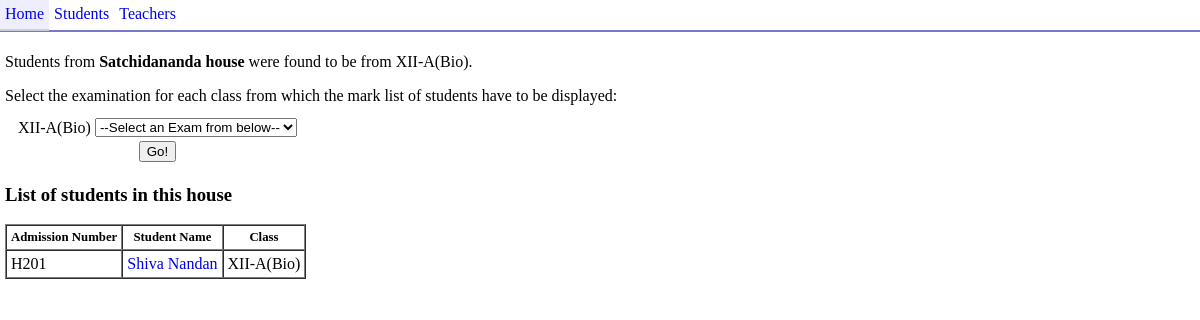
The page /?house=1 on the database its author committed.
### tables this page shows
CREATE TABLE IF NOT EXISTS `houses` (
  `house_id` int(2) NOT NULL AUTO_INCREMENT,
  `house_name` varchar(32) NOT NULL,
  PRIMARY KEY (`house_id`)
);

CREATE TABLE IF NOT EXISTS `students` (
  `student_id` int(10) NOT NULL AUTO_INCREMENT,
  `adm_no` varchar(10) NOT NULL,
  `exam_no` int(8) NOT NULL,
  `student_name` varchar(64) NOT NULL,
  `class_id` int(8) NOT NULL,
  `team_id` int(4) NOT NULL,
  `house_id` int(4) NOT NULL,
  `mentor_id` int(8) NOT NULL,
  PRIMARY KEY (`student_id`),
  UNIQUE KEY `adm_no` (`adm_no`),
  UNIQUE KEY `exam_no` (`exam_no`)
);

CREATE TABLE IF NOT EXISTS `classes` (
  `class_id` int(10) NOT NULL AUTO_INCREMENT,
  `class_name` varchar(16) NOT NULL,
  `curriculum` enum('CBSE','Samacheer') NOT NULL DEFAULT 'CBSE',
  `cteacher_id` int(8) NOT NULL COMMENT 'Class Teacher Id',
  PRIMARY KEY (`class_id`),
  UNIQUE KEY `class_name` (`class_name`)
);

### functions.lib.php (the view, shortened to what this page needs)
<?php
function getHouseName($houseId) {
    $row = mysql_fetch_array(mysql_query("SELECT `house_name` FROM `houses` WHERE `house_id` = '" . $houseId . "'"));
    return $row["house_name"];
}
function getStudentsFromHouse($houseId) {
    $houseId = $_GET['house'];
    $classArr = Array();
    $res = mysql_query("SELECT `students`.`class_id`,`classes`.`class_name` FROM `students`,`classes` WHERE `students`.`house_id` = '{$houseId}' AND `classes`.`class_id` = `students`.`class_id` GROUP BY `students`.`class_id`");
    $num = mysql_num_rows($res);
    if($num == 0) {
        echo "No student was found belonging to this class. Find the corresponding student in the class list and set house of the student there.";
    }
    else {
    echo "<p>Students from <b>" . getHouseName($houseId) . " house</b> were found to be from ";
    while($row = mysql_fetch_assoc($res)) {
        echo $row['class_name'];
	$classArr[$row['class_id']] = $row['class_name'];
    }
    echo ".</p>\n";
    echo "Select the examination for each class from which the mark list of students have to be displayed:<br>\n";
    echo "<form action=\"\" method=\"POST\"><table style='margin:10px; '>\n";
    foreach($classArr as $key=> $val) {
        echo "<tr><td>" . $val . "</td><td>";
        $classId = $key;
        $res = mysql_query("SELECT * FROM `exams` WHERE `class_id` = '" . $classId . "';");
        if(mysql_num_rows($res) == 0) {
            echo "<div style=\"margin:5px; \" class=\"s\">No exams has been conducted for this class. Use the box below to add a new exam to the list.</div>";
        }
    	else {
	    echo "<select name=\"class{$key}\">\n";
    	    echo "\t<option value=\"0\">--Select an Exam from below--</option>\n";
    	    echo "</select>";
        }
     	echo "</td></tr>\n";
    }
    echo "<tr><td colspan=\"2\" align=\"Center\">\n<input type=\"hidden\" name=\"dummyvar\" value=\"1\"><input type=\"submit\" value=\"Go!\"></td></tr>\n</table></form>\n";
    $res = mysql_query("SELECT `students`.`adm_no`,`students`.`student_id`,`students`.`student_name`,`classes`.`class_name` FROM `students`,`classes` WHERE `students`.`house_id` = '{$houseId}' AND `classes`.`class_id` = `students`.`class_id` GROUP BY `students`.`class_id`");
    echo "<h3>List of students in this house</h3>";
    echo "<table border='1' cellspacing='0' cellpadding='4'><tr><th>Admission Number</th><th>Student Name</th><th>Class</th></tr>";
    while($row = mysql_fetch_assoc($res)) {
        echo "<tr><td>" . $row['adm_no'] . "</td><td><a href=\"./student.php?sid=" . $row['student_id'] . "\">" . $row['student_name'] . "</a></td><td>" . $row['class_name'] . "</td></tr>";
    }
    echo "</table>";
    }
}
?>

### main.css (style rules this page uses)
body { font-size:1em; margin:0; }
a { text-decoration:none; }
th { font-size:80%; }

### rows shown on the page
houses: house_name "Satchidananda"
students: adm_no "H201", student_name "Shiva Nandan", class.class_name "XII-A(Bio)"

### other values the page prints
$row['class_name'] "XII-A(Bio)"
$val "XII-A(Bio)"
